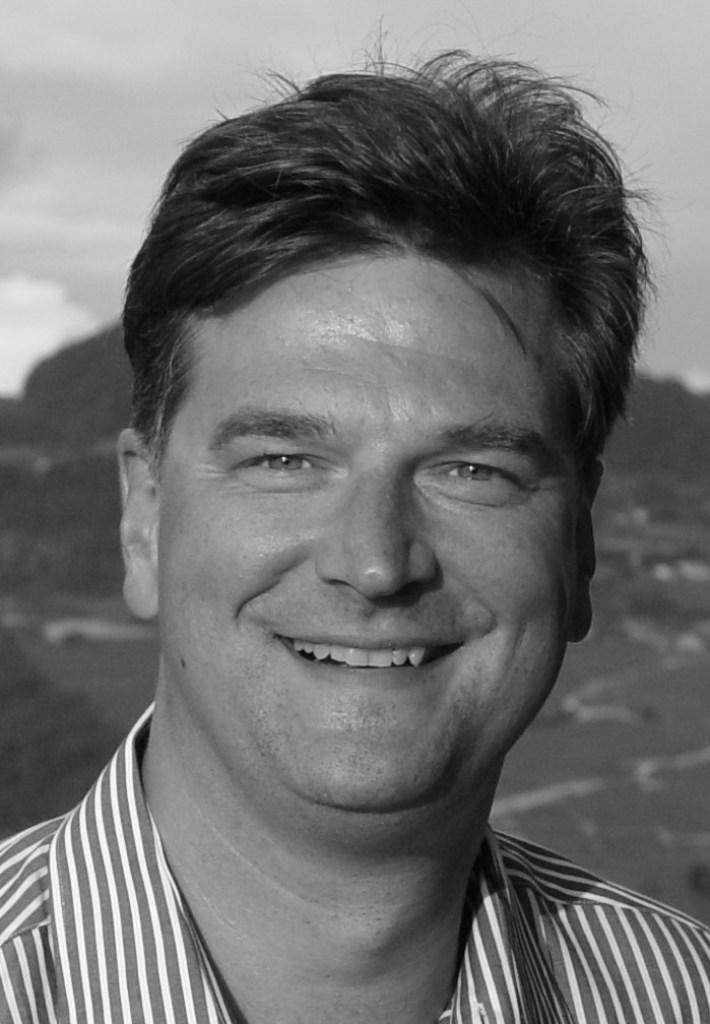
#> input picture lectures/1-partial-exam/5-lec/2-Детекција-на-рабови/berndsface.png, 710 x 1024 px
$ python canny_edge_detector.py
#> lines starting #> are read from the running program, lines starting #| are printed output that depends on the picture; after the words box and inside, x2 and y2 are one past the last pixel; in counts of white or black regions, pixels touching at a corner belong together
# Canny edge detector
import cv2

# this function is needed for the createTrackbar step downstream
def nothing(x):
    pass

# read the experimental image
img = cv2.imread('berndsface.png', 0)
#> img is the input picture: shape (1024, 710); min 2, max 254, mean 112.6
#img = cv2.imread('bike.png', 0)

# create trackbar for canny edge detection threshold changes
cv2.namedWindow('canny')

# add ON/OFF switch to "canny"
switch = '0 : OFF \n1 : ON'
cv2.createTrackbar(switch, 'canny', 0, 1, nothing)
#> slider '0 : OFF \n1 : ON' is set to 1

# add lower and upper threshold slidebars to "canny"
cv2.createTrackbar('lower', 'canny', 0, 255, nothing)
#> slider 'lower' is set to 51
cv2.createTrackbar('upper', 'canny', 0, 255, nothing)
#> slider 'upper' is set to 255

# Infinite loop until we hit the escape key on keyboard
while(1):

    # get current positions of the trackbars
    lower = cv2.getTrackbarPos('lower', 'canny')
    upper = cv2.getTrackbarPos('upper', 'canny')
    s = cv2.getTrackbarPos(switch, 'canny')

    if s == 0:
        edges = img
    else:
        edges = cv2.GaussianBlur(img,(5, 5), 0)
        edges = cv2.Canny(edges, lower, upper, True)
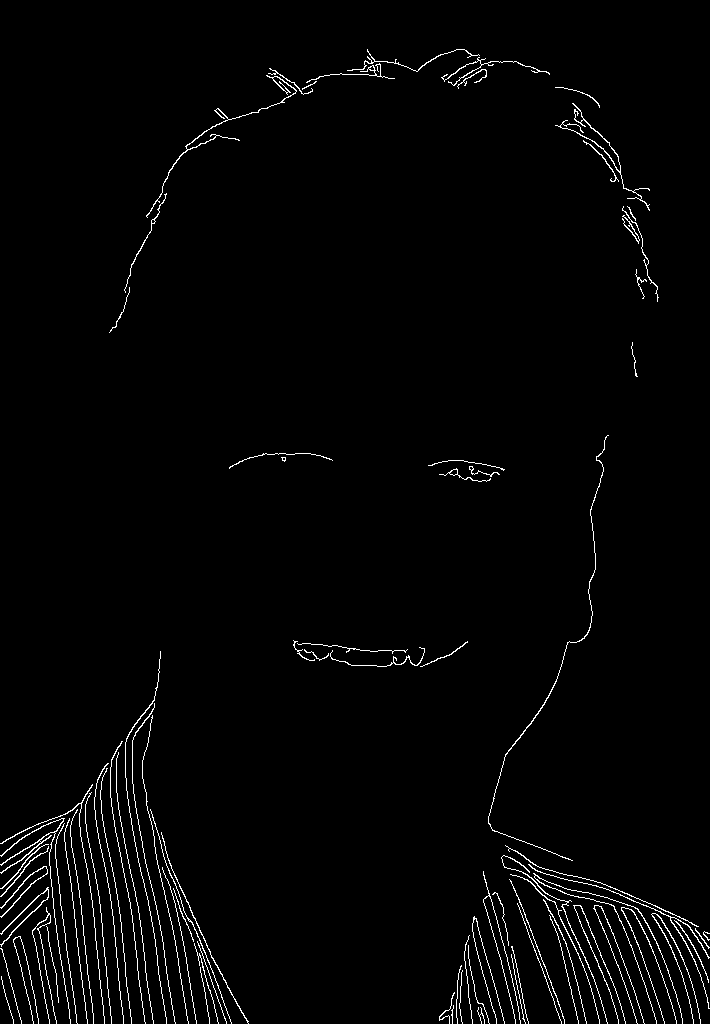
#> edges: shape (1024, 710); 2% white in thin lines or dots

    # display images
    cv2.imshow('original', img)
    cv2.imshow('canny', edges)
    k = cv2.waitKey(1) & 0xFF
#> (key Esc is pressed here)
    if k == 27:   # hit escape to quit
        break

cv2.destroyAllWindows()

$ run again, with lectures/1-partial-exam/5-lec/2-Детекција-на-рабови/bike.png copied over lectures/1-partial-exam/5-lec/2-Детекција-на-рабови/berndsface.png
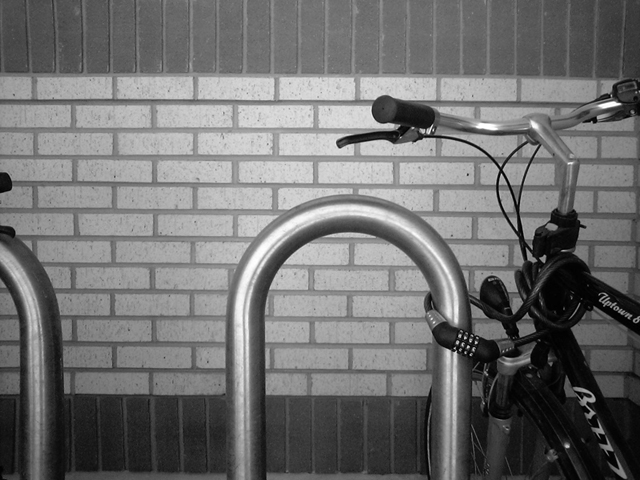
#> input picture lectures/1-partial-exam/5-lec/2-Детекција-на-рабови/bike.png, 640 x 480 px
#> img is the input picture: shape (480, 640); min 0, max 255, mean 112.2
#> `edges = cv2.Canny(edges, lower, upper, True)`:
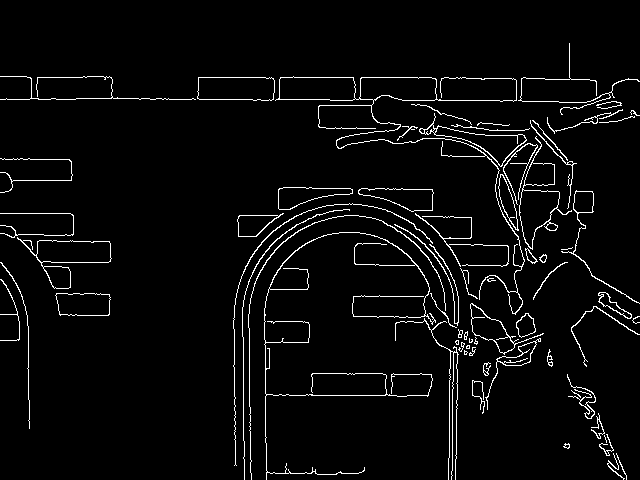
#> edges: shape (480, 640); 3.9% white in thin lines or dots

$ run again, with lectures/1-partial-exam/5-lec/2-Детекција-на-рабови/image1.jpg saved as lectures/1-partial-exam/5-lec/2-Детекција-на-рабови/berndsface.png
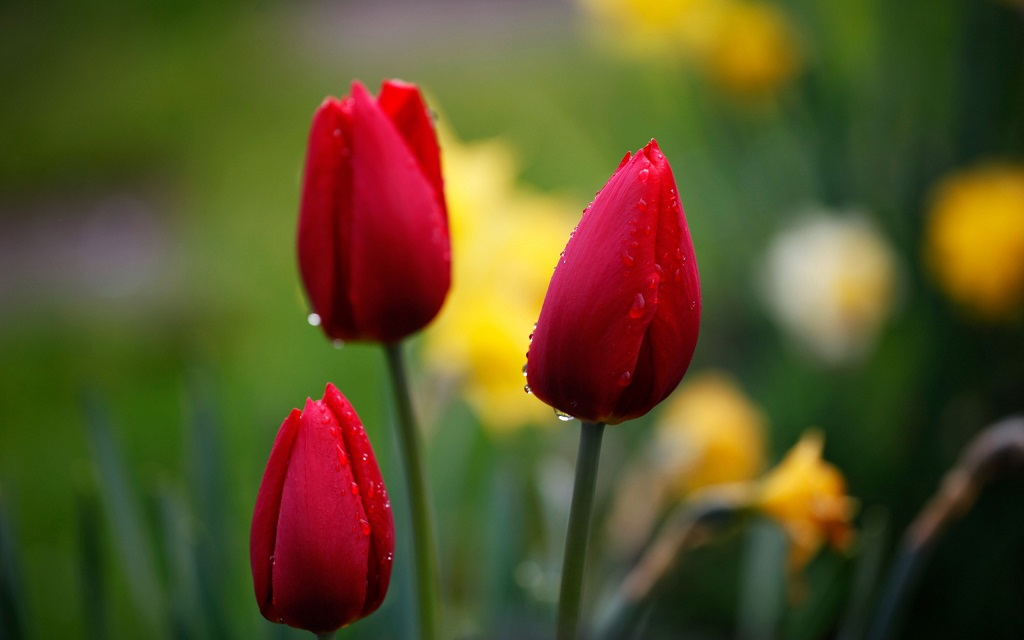
#> input picture lectures/1-partial-exam/5-lec/2-Детекција-на-рабови/image1.jpg, 1024 x 640 px
#> `img = cv2.imread('berndsface.png', 0)`:
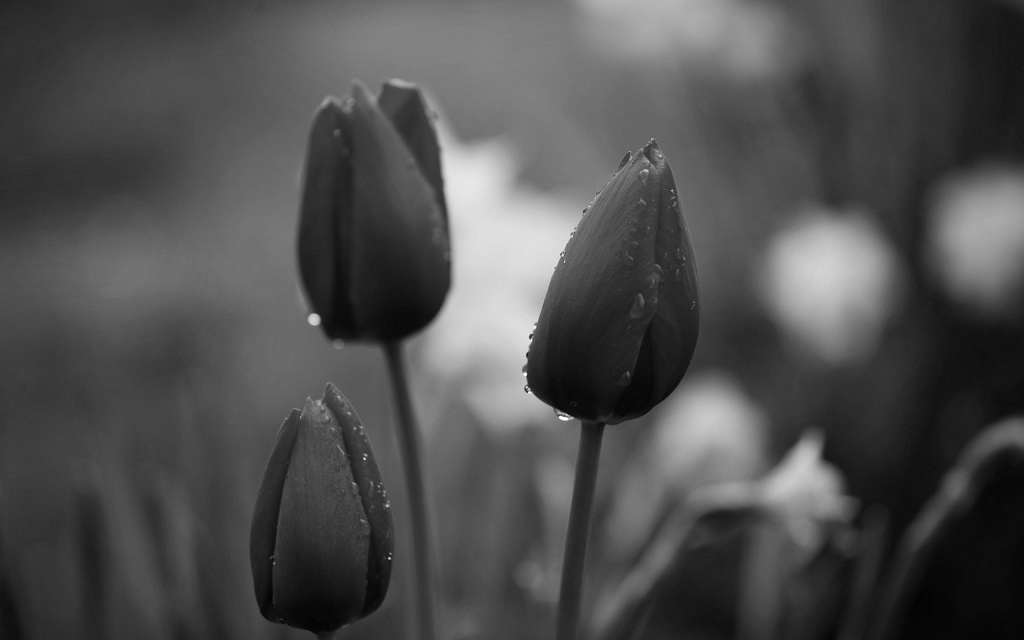
#> img: shape (640, 1024); min 2, max 254, mean 78.8
#> `edges = cv2.Canny(edges, lower, upper, True)`:
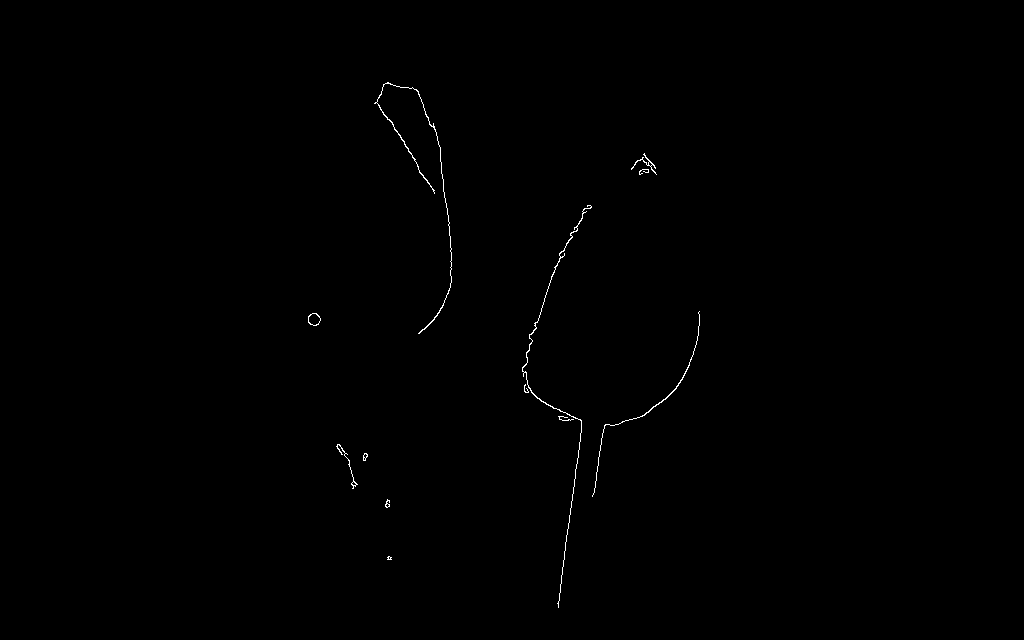
#> edges: shape (640, 1024); 0.25% white in thin lines or dots, all inside (x1, y1, x2, y2) = (308, 82, 700, 608)
